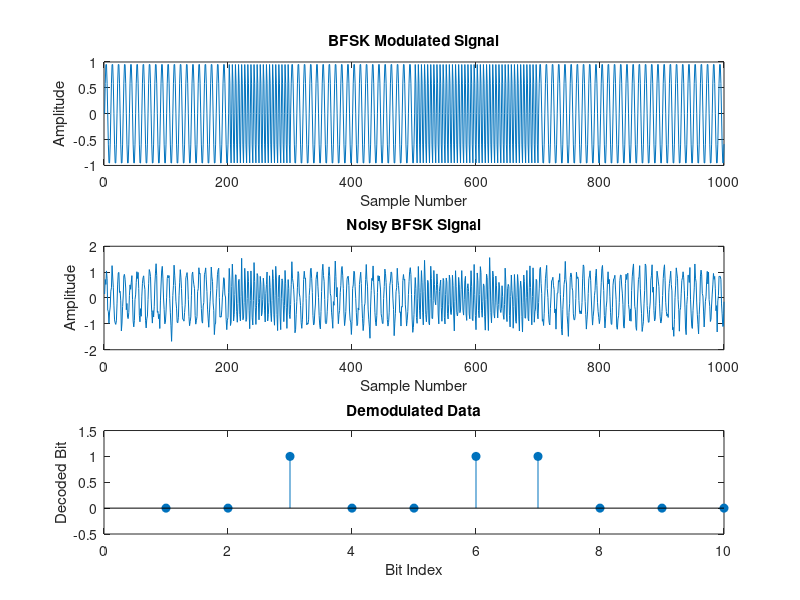

Here is the MATLAB script that generated this plot:
% BFSK Modulation and Demodulation

% Parameters
Fs = 1000;                % Sampling frequency
Tb = 0.1;                 % Bit duration
t = 0:1/Fs:Tb-1/Fs;      % Time vector for one bit
f0 = 100;                 % Frequency for binary '0'
f1 = 200;                 % Frequency for binary '1'
data = randi([0 1], 1, 10); % Random binary data (10 bits)

% BFSK Modulation
modulated_signal = []; % Initialize modulated signal

for i = 1:length(data)
    if data(i) == 0
        modulated_signal = [modulated_signal sin(2*pi*f0*t)];
    else
        modulated_signal = [modulated_signal sin(2*pi*f1*t)];
    end
end

% Plot modulated signal
figure;
subplot(3,1,1);
plot(modulated_signal);
title('BFSK Modulated Signal');
xlabel('Sample Number');
ylabel('Amplitude');

% Add noise to the modulated signal
SNR = 10; % Signal to Noise Ratio in dB
noisy_signal = awgn(modulated_signal, SNR, 'measured');

% Plot noisy signal
subplot(3,1,2);
plot(noisy_signal);
title('Noisy BFSK Signal');
xlabel('Sample Number');
ylabel('Amplitude');

% BFSK Demodulation
demodulated_data = []; % Initialize demodulated data

for i = 1:length(data)
    % Extract one bit duration
    segment = noisy_signal((i-1)*Fs*Tb+1 : i*Fs*Tb);
    % Compute energy for each frequency
    E0 = sum(segment .* sin(2*pi*f0*t))^2; % Energy for binary '0'
    E1 = sum(segment .* sin(2*pi*f1*t))^2; % Energy for binary '1'
    
    % Compare energies to decide
    if E0 > E1
        demodulated_data = [demodulated_data 0];
    else
        demodulated_data = [demodulated_data 1];
    end
end

% Plot demodulated data
subplot(3,1,3);
stem(demodulated_data, 'filled');
title('Demodulated Data');
xlabel('Bit Index');
ylabel('Decoded Bit');
ylim([-0.5 1.5]);

% Display results
disp('Original Data:');
disp(data);
disp('Demodulated Data:');
disp(demodulated_data);
